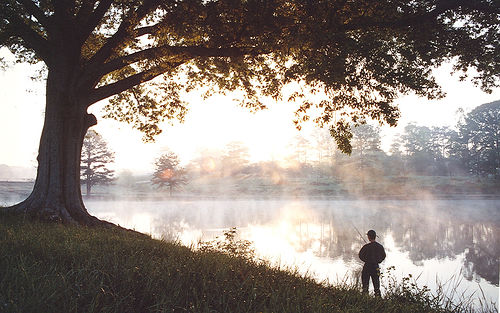
#> input picture lib/Backend/Best_Looking_Samples/17273391_55cfc7d3d4.jpg, 500 x 313 px; its folder holds only this picture in this run
$ python -i best_look.py   (imports and definitions only)   (older library calls are emulated)
#> lines starting #> are read from the running program, lines starting #| are printed output that depends on the picture
from flask import Flask, request, jsonify
import cv2
import numpy as np
from skimage.metrics import structural_similarity as ssim
from collections import defaultdict
import os
import random
import concurrent.futures

# [1 line not run here, left out]

# Define constants
No_of_best_looking_samples = 60
ssim_threshold = 12.5
symmetry_threshold = 0.55
color_variation_threshold = 80
blur_threshold = 2000000

# Load reference images and resize them
reference_folder = 'Best_Looking_Samples'
reference_images = os.listdir(reference_folder)
# [1 line that did not run here, left out]

resized_reference_images = {}
reference_grayscale_images = {}
# [5 lines not run here, left out]


# Function to process each device photo
def process_photo(photo_path):
    device_image = cv2.imread(photo_path, cv2.IMREAD_GRAYSCALE)
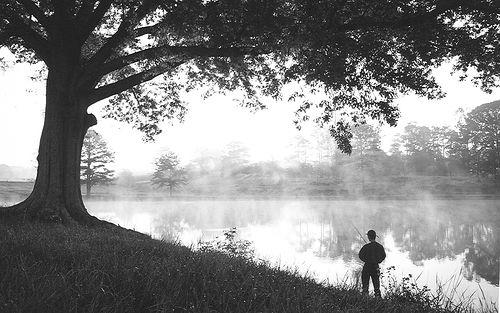
#> device_image: shape (313, 500); min 0, max 255, mean 136.2
    photo = photo_path  # Use the full path instead of just the basename

    # Calculate blur score
    gradient_magnitude = cv2.Laplacian(device_image, cv2.CV_64F).var()
#> gradient_magnitude = 10001.8

    # Reject further analysis if the image is blurry
    if gradient_magnitude >= blur_threshold:
        return None

    # Initialize dictionary to store SSIM scores for each device photo
    device_scores = defaultdict(float)
    # Initialize list to store symmetry scores for each device photo
    symmetry_scores = []
    # Initialize dictionary to store color variation scores for each device photo
    color_variation_scores = {}

    # Calculate SSIM score
    for ref_image, reference_image in reference_grayscale_images.items():
        resized_reference_image = resized_reference_images[ref_image]
        score = ssim(resized_reference_image, cv2.resize(device_image, resized_reference_image.shape[::-1], interpolation=cv2.INTER_AREA))
        device_scores[photo] += score
#> after the loop, device_scores = 0 items

    # Calculate symmetry score
    flipped = cv2.flip(device_image, 1)
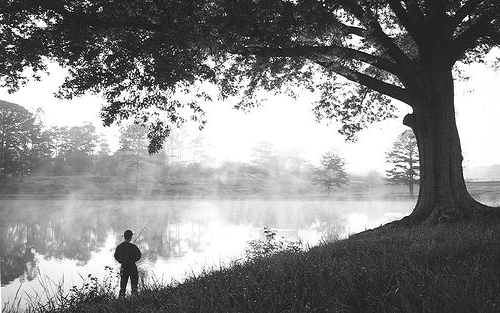
#> flipped: shape (313, 500); min 0, max 255, mean 136.2
    symmetry = ssim(device_image, flipped)
#> symmetry = 0.166
    symmetry_scores.append((photo, symmetry))

    # Calculate color variation score
    lab_image = cv2.cvtColor(cv2.imread(photo_path), cv2.COLOR_BGR2LAB)
#> lab_image: shape (313, 500, 3); mean of channels 0, 1, 2 139.4, 131.2, 132.8
    std_dev = np.std(lab_image, axis=(0, 1))
#> std_dev = [85.31, 3.94, 7.22]
    color_variation_scores[photo] = np.sum(std_dev)

    return {
        "photo": photo,
        "ssim_score": device_scores[photo],
        "symmetry_score": symmetry,
        "color_variation_score": color_variation_scores[photo]
    }


# [48 lines that did not run here, left out]


# [3 lines that did not run here, left out]


# [2 lines not run here, left out]

>>> result = process_photo('Best_Looking_Samples/17273391_55cfc7d3d4.jpg')
#> result = 4 items

$ run again, on lib/Backend/Best_Looking_Samples/2076428547_738e0a132f.jpg
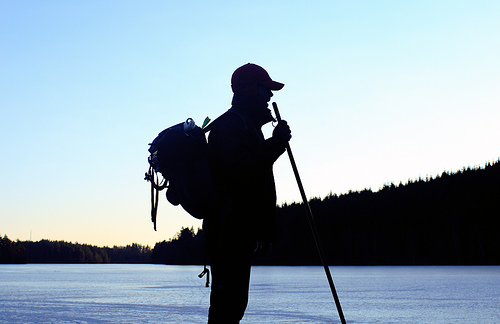
#> input picture lib/Backend/Best_Looking_Samples/2076428547_738e0a132f.jpg, 500 x 324 px
#> in process_photo, `device_image = cv2.imread(photo_path, cv2.IMREAD_GRAYSCALE)`:
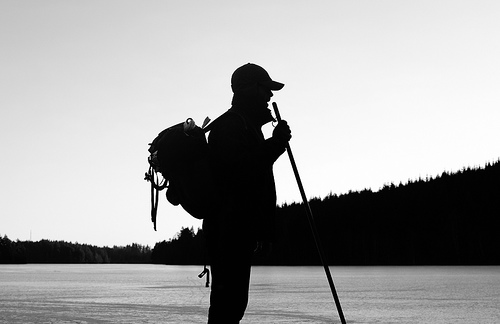
#> device_image: shape (324, 500); min 0, max 255, mean 161.2
#> gradient_magnitude = 1283.1
#> after the loop in process_photo, `for ref_image, reference_image in reference_grayscale_images.items():`: device_scores = 0 items
#> in process_photo, `flipped = cv2.flip(device_image, 1)`:
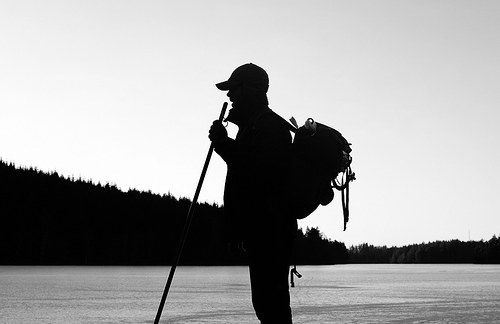
#> flipped: shape (324, 500); min 0, max 255, mean 161.2
#> symmetry = 0.544
#> lab_image: shape (324, 500, 3); mean of channels 0, 1, 2 165.2, 124.8, 120
#> std_dev = [100.1, 4.73, 9.21]
#> result = 4 items

$ run again, on lib/Backend/Best_Looking_Samples/2255266906_8222af18b9.jpg
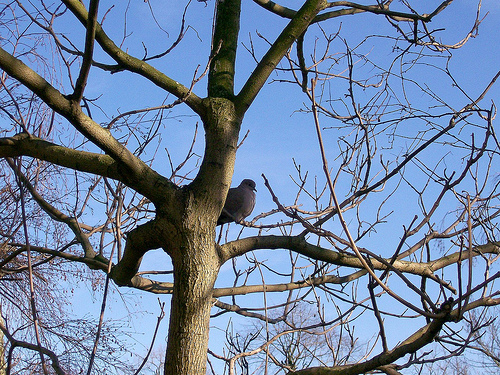
#> input picture lib/Backend/Best_Looking_Samples/2255266906_8222af18b9.jpg, 500 x 375 px
#> in process_photo, `device_image = cv2.imread(photo_path, cv2.IMREAD_GRAYSCALE)`:
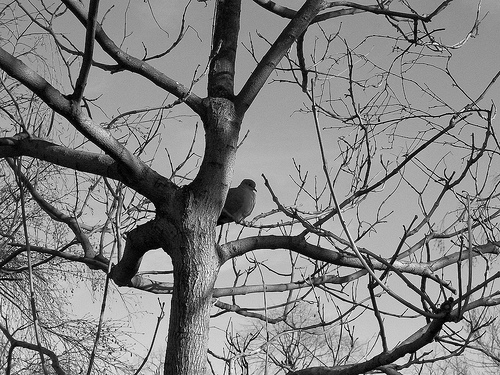
#> device_image: shape (375, 500); min 0, max 255, mean 129.9
#> gradient_magnitude = 15199.1
#> after the loop in process_photo, `for ref_image, reference_image in reference_grayscale_images.items():`: device_scores = 0 items
#> in process_photo, `flipped = cv2.flip(device_image, 1)`:
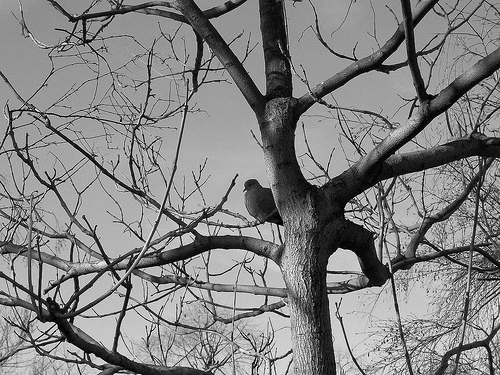
#> flipped: shape (375, 500); min 0, max 255, mean 129.9
#> symmetry = 0.0513
#> lab_image: shape (375, 500, 3); mean of channels 0, 1, 2 137.5, 129.5, 111.2
#> std_dev = [64.85, 5.92, 19.25]
#> result = 4 items

$ run again, on lib/Backend/Best_Looking_Samples/2603792708_18a97bac97.jpg
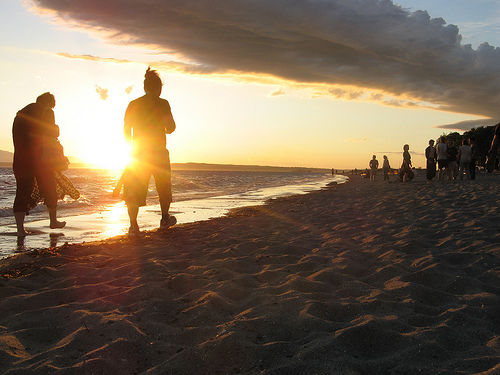
#> input picture lib/Backend/Best_Looking_Samples/2603792708_18a97bac97.jpg, 500 x 375 px
#> in process_photo, `device_image = cv2.imread(photo_path, cv2.IMREAD_GRAYSCALE)`:
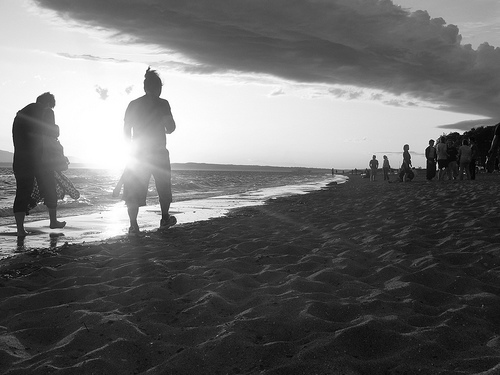
#> device_image: shape (375, 500); min 0, max 255, mean 107.8
#> gradient_magnitude = 948.9
#> after the loop in process_photo, `for ref_image, reference_image in reference_grayscale_images.items():`: device_scores = 0 items
#> in process_photo, `flipped = cv2.flip(device_image, 1)`:
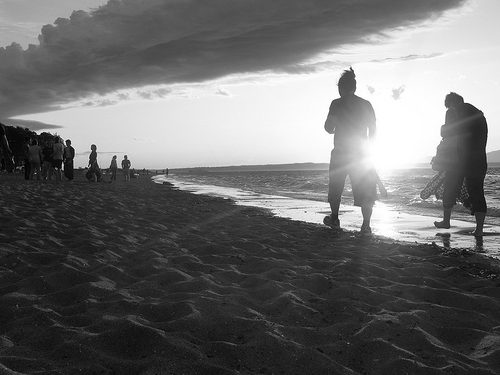
#> flipped: shape (375, 500); min 0, max 255, mean 107.8
#> symmetry = 0.387
#> lab_image: shape (375, 500, 3); mean of channels 0, 1, 2 111.4, 132.3, 141
#> std_dev = [81.53, 7.11, 14.36]
#> result = 4 items
